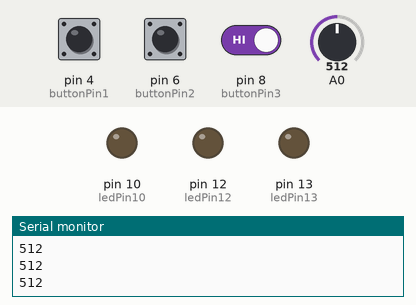
The sketch below on a simulated Arduino Uno, built with avr-gcc and run on an emulated ATmega328P. Shown: output pins drawn as LEDs (lit = HIGH), the last lines printed to the serial monitor. Inputs (shaded band) come from the test bench; at power-on: pin 4 (buttonPin1) HIGH, pin 6 (buttonPin2) HIGH, pin 8 (buttonPin3) HIGH, A0 = 512.

Above: at 1.2 s.
1.3 s: pin 4 (buttonPin1) pulled LOW for 0.15 s
At 4.1 s:
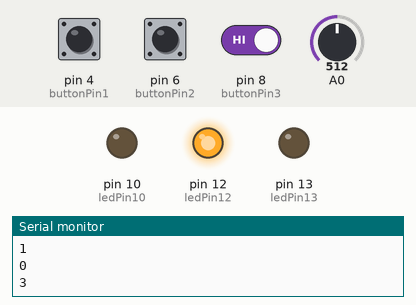
4.4 s: pin 6 (buttonPin2) pulled LOW for 3.2 s
At 7.7 s:
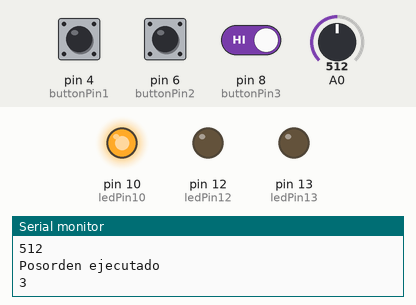
12.8 s: pin 8 (buttonPin3) driven HIGH
14.8 s: pin 4 (buttonPin1) pulled LOW for 1 s
At 15.3 s:
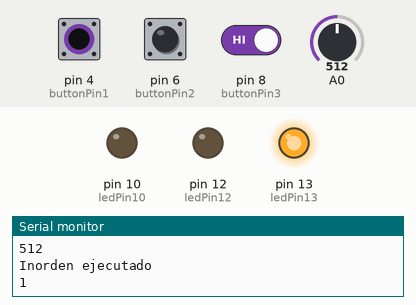
Timing chart, 0 to 21.3 s (numbered marks = the images above; inputs shaded):
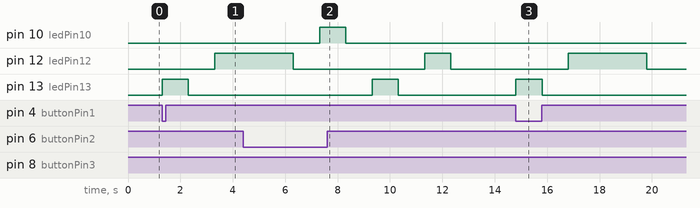

The sketch:

Lab7.ino
```cpp
const int ledPin13 = 13;
const int ledPin12 = 12;
const int ledPin10 = 10;
const int buttonPin1 = 4;
const int buttonPin2 = 6;
const int buttonPin3 = 8;

bool leerPotenciometro = true;

void setup() {
  pinMode(ledPin13, OUTPUT);
  pinMode(ledPin12, OUTPUT);
  pinMode(ledPin10, OUTPUT);
  pinMode(buttonPin1, INPUT_PULLUP);
  pinMode(buttonPin2, INPUT_PULLUP);
  pinMode(buttonPin3, INPUT_PULLUP);
  Serial.begin(9600);
}

void loop() {
  if (leerPotenciometro) {
    int pot = analogRead(A0);
    Serial.println(pot);
    delay(10);
  }
  int buttonState1 = digitalRead(buttonPin1);
  int buttonState2 = digitalRead(buttonPin2);
  int buttonState3 = digitalRead(buttonPin3);

  if (buttonState1 == LOW) {
    Serial.println("Inorden ejecutado");
    digitalWrite(ledPin13, HIGH);
    Serial.println(1);
    delay(1000);
    digitalWrite(ledPin13, LOW);
    Serial.println(0);
    delay(1000);
    digitalWrite(ledPin12, HIGH);
    Serial.println(3);
    delay(1000);
    digitalWrite(ledPin10, LOW);
    Serial.println(0);
    delay(1000);
    digitalWrite(ledPin12, HIGH);
    Serial.println(2);
    delay(1000);
    digitalWrite(ledPin12, LOW);
    Serial.println(0);
    delay(1000);
    Serial.println("Inorden terminado");
  }
  if(buttonState2 == LOW){
    Serial.println("Posorden ejecutado");
    digitalWrite(ledPin10, HIGH);
    Serial.println(3);
    delay(1000);
    digitalWrite(ledPin10, LOW);
    Serial.println(0);
    delay(1000);
    digitalWrite(ledPin13, HIGH);
    Serial.println(1);
    delay(1000);
    digitalWrite(ledPin13, LOW);
    Serial.println(0);
    delay(1000);
    digitalWrite(ledPin12, HIGH);
    Serial.println(2);
    delay(1000);
    digitalWrite(ledPin12, LOW);
    Serial.println(0);
    delay(1000);
    Serial.println("Posorden terminado");
  }
  if(buttonState3 == LOW){
    Serial.println("Preorden ejecutado");
    digitalWrite(ledPin12, HIGH);
    Serial.println(2);
    delay(1000);
    digitalWrite(ledPin12, LOW);
    Serial.println(0);
    delay(1000);
    digitalWrite(ledPin10, HIGH);
    Serial.println(3);
    delay(1000);
    digitalWrite(ledPin10, LOW);
    Serial.println(0);
    delay(1000);
    digitalWrite(ledPin13, HIGH);
    Serial.println(1);
    delay(1000);
    digitalWrite(ledPin13, LOW);
    Serial.println(0);
    Serial.println("Preorden terminado");
  }

}
```

Measured:
- after the input at 1.3 s, pin 12 (ledPin12): LOW → HIGH after 2.0 s; pin 13 (ledPin13): LOW → HIGH at once, → LOW 1.0 s later
- after the input at 4.4 s, pin 10 (ledPin10): LOW → HIGH after 2.9 s, → LOW 1.0 s later; pin 13 (ledPin13): LOW → HIGH after 4.9 s, → LOW 1.0 s later
- after the input at 14.8 s, pin 12 (ledPin12): LOW → HIGH after 2.0 s, → LOW 3.0 s later; pin 13 (ledPin13): LOW → HIGH at once, → LOW 1.0 s later
